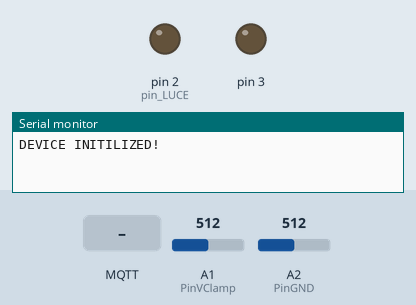
Bench run of a sketch on a simulated Arduino Uno, built for the host (arithmetic inside an expression is 32-bit, double 64-bit). Shown: output pins drawn as LEDs (lit = HIGH), the last lines printed to the serial monitor. The test bench sets the inputs (shaded band); at power-on: A1 (PinVClamp) = 512, A2 (PinGND) = 512. No MQTT or app messages arrive unless stated.

Above: at 3.2 s.
3.3 s: MQTT message "ACCESO" arrives on the first subscribed topic
At 6.0 s:
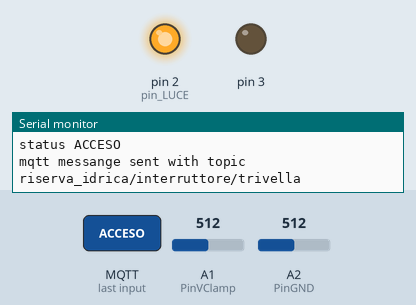
6.3 s: MQTT message "automatico" arrives on the first subscribed topic
At 6.8 s:
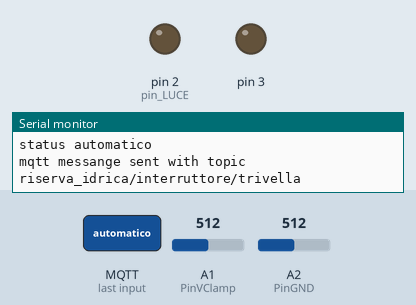
Timing chart, 0 to 9.3 s (numbered marks = the images above; inputs shaded):
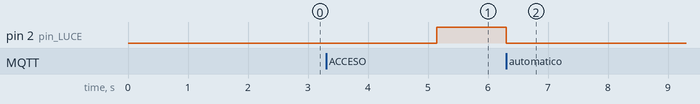

Measured:
- after the input at 3.3 s, pin 2 (pin_LUCE): LOW → HIGH after 1.8 s
- after the input at 6.3 s, pin 2 (pin_LUCE): HIGH → LOW at once

The sketch:

multi_receiver_mqtt_udp.ino
```cpp
#include <SPI.h>
#include <Ethernet.h>
#include <PubSubClient.h>
#include <EthernetUdp.h>


IPAddress catalog_ip(192, 168, 1, 96);
int broker_port = 1883;
EthernetClient client;
PubSubClient MQTT_client(client);
EthernetUDP Udp;

// variables of SETTING PIN SENSOR
//===========================
int pin_LUCE = 2;
String my_status = "SPENTO";

// variables of INTERNET CONNECTION
//===========================
byte myIP[] = { 192, 168, 1, 212 };
byte dns[] = { 192, 168, 1, 1 };
byte gateway[] = { 192, 168, 1, 1 };
byte subnet[] = { 255, 255, 255, 0 };
byte mac[] = { 0xDE, 0xAD, 0xBE, 0xEF, 0xFE, 0xED };

// variables of UDP RECEIVER
//===========================
char packetBuffer[7]; //buffer to hold incoming packet,
unsigned int localPort = 5005;      // local port to listen on
String postMessage;


// variables of MQTT CONNECTION
//===========================
const char* my_name = "trivella";
const char* topic = "riserva_idrica/interruttore/trivella";
String MQTT_STATE = "";
unsigned long lastMsg_mqtt = 0;
unsigned long T_error_MQTT = 0;
unsigned long lastConnect_mqtt = 0;
unsigned long T_reconnect_MQTT = 0;


// variables of MULTI DEVICE MANAGER
//===================================
int number_devices = 0;
String devices_status[10] = {};
IPAddress devices_name[10] = {};
unsigned long devices_timestamp[10] = {};

// variables of POWER SENSING
//===================================
String power_status = "SPENTO";
int PinGND = A2;  // sensor Virtual Ground
int PinVClamp = A1;    // Sensor SCT-013-000
float P_soglia = 35;
int power_error = 0;
unsigned long lastMeasure_power = 0;
unsigned long T_measure_POWER = 0;
int Soglia_measure = 1 * 1000;

// variables of MANUAL MANAGEMENT
//==============================
const char* topic_sub = "catalog/riserva_idrica/+";
String modality = "automatico";
String manual_status = "";

// variables of time_count
//===========================
int Soglia_refresh = 10 * 1000;
int Soglia_error = 15 * 1000;
unsigned long now = 0;


void setup() {
  Serial.begin(9600);
  while (!Serial) {
    delay(10); // wait for serial port to connect. Needed for native USB port only
  }
  pinMode(pin_LUCE, OUTPUT);       // LED on pin 2
  pinMode(3, OUTPUT);
  //

  Ethernet.begin(mac, myIP, gateway, subnet);
  delay(1000);
  Udp.begin(localPort);
  delay(1000);
  MQTT_client.setServer(catalog_ip, 1883);
  MQTT_client.setCallback(callback);
  Serial.println("DEVICE INITILIZED!");
}

void loop() {
  now = millis();
  Ethernet.maintain();
  MQTT_client.loop();
  //manage PIN sensor states
  //=====================================================
  if (my_status == "ACCESO") {
    digitalWrite(pin_LUCE, HIGH);
  }
  else {
    digitalWrite(pin_LUCE, LOW);
  }

  //POWER SENSING
  //=====================================================
  T_measure_POWER = now - lastMeasure_power;
  if (T_measure_POWER >= Soglia_measure) {
    lastMeasure_power = now;
    POWER_ERROR_MANAGER();
  }

  //MQTT MANAGER
  //=====================================================
  MQTT_RECONNECT();
  if (MQTT_client.connected()) {
    T_error_MQTT = now - lastMsg_mqtt;
    if (T_error_MQTT >= Soglia_refresh) {
      Serial.println("MQTT REFRESHING");
      MQTT_STATE = "REFRESH";
    }
    MQTT_PUBLISH();
  }

  if (modality == "automatico") {
    if (my_status != "ERROR") {
      //MULTI UDP UDP MANAGER
      //=====================================================
      RECEIVER_FUNCTION();
      check_timestamp();
      // check status of all devices connected to trivella and update trivella status
      //======================================================
      my_status = "SPENTO";
      if (number_devices > 0) {
        for (byte i = 0; i <= number_devices - 1; i += 1) {
          if (String("ACCESO") == devices_status[i]) {
            my_status = "ACCESO";
            break;
          }
        }
      }
    }
  }
  else {
    my_status = manual_status;
  }

}

void RECEIVER_FUNCTION() {
  int packetSize = Udp.parsePacket(); // verifica arrivo pacchetto
  if (packetSize > 5) {
    Udp.read(packetBuffer, 6);
    String comando = String(packetBuffer);
    Serial.print ("RECEIVED  " + comando + " ... ");
    // send a reply, to the IP address and port that sent us the packet we received
    if (comando == "ACCESO" || comando == "SPENTO") {
      IPAddress D_name = Udp.remoteIP();
      Udp.beginPacket(D_name, Udp.remotePort());
      char copy[7];
      comando.toCharArray(copy, 7);
      Udp.write(copy);
      Udp.endPacket();
      Serial.println("REPLIED: " + comando );
      multiDevice_manager(D_name, comando);
      Serial.println("N devices: " + String(number_devices));
    }
  }
}

void multiDevice_manager(IPAddress D_name, String D_status) {
  bool flag = false;
  String Name_ip = String(D_name[0]) + "." + String(D_name[1]) + "." + String(D_name[2]) + "." + String(D_name[3]);
  if (number_devices > 0) {
    for (int i = 0; i <= number_devices - 1; i += 1) {
      if (devices_name[i] == D_name) {
        Serial.println("refresh device number " + String(i + 1));
        flag = true;
        devices_status[i] = D_status;
        devices_timestamp[i] = now;
        //Serial.print("Name: " + Name_ip);
        //Serial.print(", Status: " + devices_status[i]);
        //Serial.println(", Timestamp: " + String(devices_timestamp[i]));
        break;
      }
    }
  }
  if (!flag) {
    Serial.println("aggiungo device " + Name_ip);
    devices_name[number_devices] = D_name;
    devices_status[number_devices] = D_status;
    devices_timestamp[number_devices] = now;
    //Serial.print("Name: " + Name_ip);
    //Serial.print(", Status: " + devices_status[number_devices]);
    //Serial.println(", Timestamp: " + String(devices_timestamp[number_devices]));
    number_devices += 1;
  }
}

void check_timestamp() {
  if (number_devices > 0) {
    for (int i = 0; i <= number_devices - 1; i += 1) {
      unsigned long Ti_error = now - devices_timestamp[i];
      if (Ti_error > Soglia_error) {
        if (devices_status[i] != "ERROR") {
          devices_status[i] = "ERROR";
          IPAddress D_name = devices_name[i];
          String Name_ip = String(D_name[0]) + "." + String(D_name[1]) + "." + String(D_name[2]) + "." + String(D_name[3]);
          //String Name_ip = D_name.toString().c_str();
          Serial.println("Device N " + String(i + 1) + " NOT ONLINE!");
        }
      }
    }
  }
}


void MQTT_PUBLISH() {
  if (MQTT_STATE != my_status) {
    float Power = POWER_SENSING();
    String payload = my_status + "/" + "power_sensing" + "/" + String(Power);
    int payload_length = payload.length();
    if (MQTT_client.publish(topic, (char*) payload.c_str(), payload_length, true)) {
      MQTT_STATE = my_status;
      lastMsg_mqtt = now;
      Serial.println("mqtt messange sent with topic " + String(topic));
    }
  }
}

void MQTT_RECONNECT() {
  if (!MQTT_client.connected()) {
    T_reconnect_MQTT = now - lastConnect_mqtt;
    if (T_reconnect_MQTT > 5000) {
      Serial.println("mqtt try to reconnect...");
      lastConnect_mqtt = now;
      MQTT_client.connect(my_name);
      if (MQTT_client.state() == 0) {
        Serial.println("MQTT SUBSCRIBER CONNECTED");
        MQTT_client.subscribe(topic_sub);
      }
    }
  }
}

float POWER_SENSING() {
  //int N_turns = 1800;
  //int R_burden = 62;
  if (power_status != my_status) {
    power_status = my_status;
    delay(200);
  }
  const unsigned int numReadings = 20; //samples to calculate Vrms.
  int readingsVClamp[numReadings];    // samples of the sensor SCT-013-000
  float Power = 0;
  float I = 0;
  float SumSqVClamp = 0;
  float total = 0;
  for (unsigned int i = 0; i < numReadings; i++) {
    readingsVClamp[i] = analogRead(PinVClamp) - analogRead(PinGND);
    delay(1); //
  }
  //Calculate Vrms
  for (unsigned int i = 0; i < numReadings; i++) {
    SumSqVClamp = SumSqVClamp + sq((float)readingsVClamp[i]);
  }
  total = sqrt(SumSqVClamp / numReadings);
  Power = total * float(32.2265);     // Rburden=62 ohms, LBS= 0,004882 V (5/1024)
  // Transformer of 1800 laps (SCT-013-000).
  // 5*220*1800/(62*1024)= 31.187

  I = total * float(0.14648);
  return Power;
}

void POWER_ERROR_MANAGER() {
  float Power = POWER_SENSING();
  if (my_status == "ACCESO") {
    if (Power < P_soglia) {
      power_error = power_error + 1;
    }
    else {
      power_error = 0;
    }
  }
  else {
    if (Power > P_soglia) {
      power_error = power_error + 1;
    }
    else {
      power_error = 0;
    }
  }
  if (power_error > 3) {
    Serial.println("POWER ERROR DETECTED!!");
    my_status = "ERROR";
  }
}

void callback(char* topic, byte * payload, unsigned int length) {
  char* token;
  char* rest = topic;
  int i = 1;
  while ((token = strtok_r(rest, "/", &rest))) {
    if (i == 3) {
      modality = String(token);
    }
    i += 1;
  }
  Serial.println("modality changed to " + modality);
  String msgIn = "";
  for (int i = 0; i < length; i++) {
    msgIn = msgIn + ((char)payload[i]);
  }
  manual_status = msgIn;
  Serial.println("status " + manual_status);


}
```
